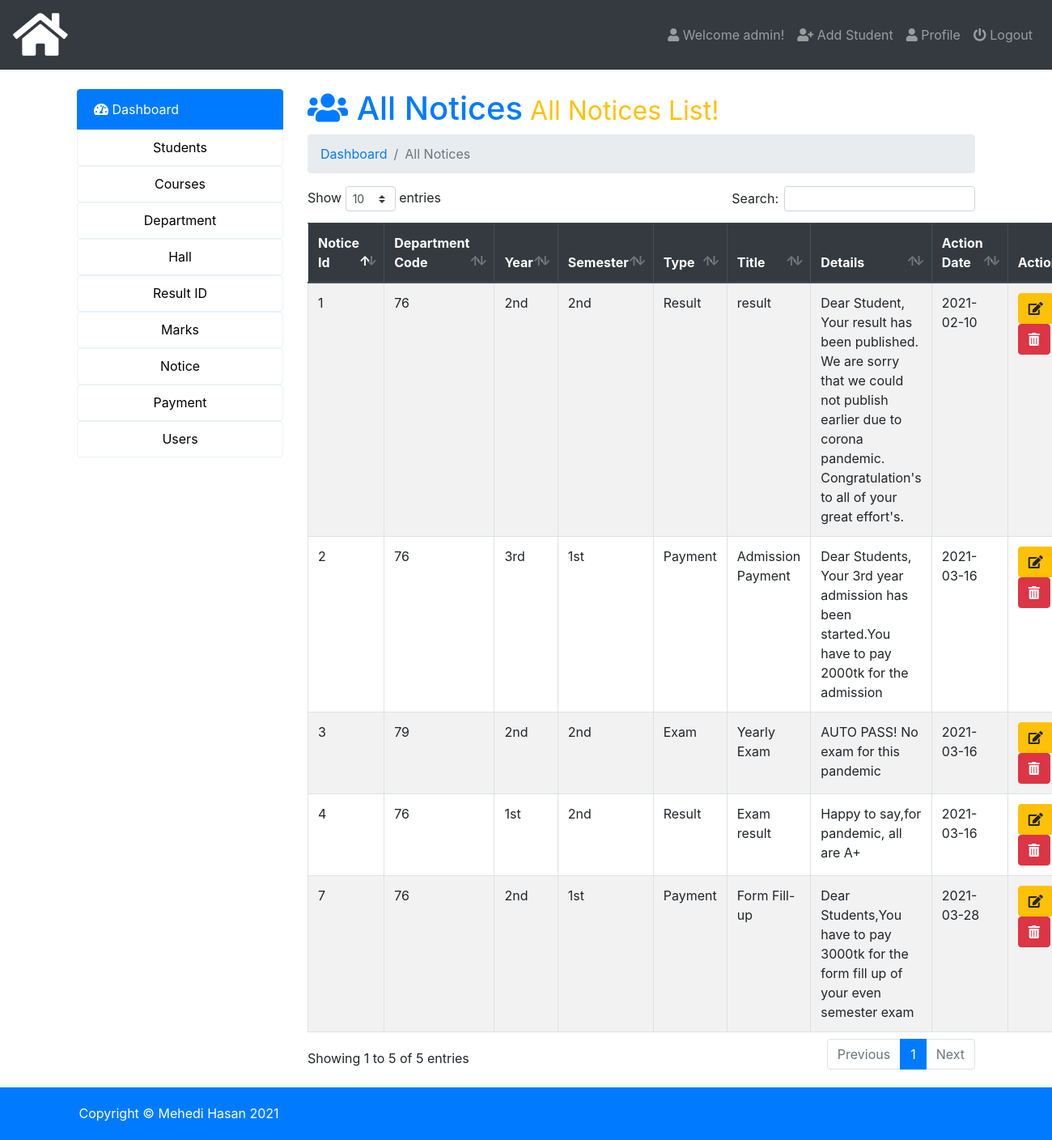
Page /admin/index.php?page=all-notice (signed in) on the committed database.
### tables this page shows
CREATE TABLE `users` (
  `id` int(5) NOT NULL,
  `name` varchar(50) NOT NULL,
  `email` varchar(50) NOT NULL,
  `username` varchar(50) NOT NULL,
  `password` varchar(100) NOT NULL,
  `photo` varchar(50) NOT NULL,
  `status` varchar(12) NOT NULL,
  `datetime` timestamp NOT NULL DEFAULT CURRENT_TIMESTAMP
);

CREATE TABLE `student_notice` (
  `student_notice_id` int(20) NOT NULL,
  `department_code` varchar(20) NOT NULL,
  `notice_year` enum('1st','2nd','3rd','4th') NOT NULL,
  `notice_semester` enum('1st','2nd') NOT NULL,
  `type_of_notice` enum('Exam','Payment','Result','Vacation','Other''s') NOT NULL,
  `title` varchar(500) NOT NULL,
  `details` longtext NOT NULL,
  `due_date` date NOT NULL COMMENT 'Date or final date the notice will get executed'
);

### admin/all-notice.php (the view, shortened to what this page needs)
<h1 class="text-primary"><i class="fas fa-users"></i>  All Notices<small class="text-warning"> All Notices List!</small></h1>
<nav aria-label="breadcrumb">
  <ol class="breadcrumb">
     <li class="breadcrumb-item" aria-current="page"><a href="index.php">Dashboard </a></li>
     <li class="breadcrumb-item active" aria-current="page">All Notices</li>
  </ol>
</nav>
<table class="table  table-striped table-hover table-bordered" id="data">
  <thead class="thead-dark">
    <tr>
      <th scope="col">Notice Id</th>
      <th scope="col">Department Code</th>
      <th scope="col">Year</th>
      <th scope="col">Semester</th>
      <th scope="col">Type</th>
      <th scope="col">Title</th>
      <th scope="col">Details</th>
      <th scope="col">Action Date</th>
      <th scope="col">Action</th>
    </tr>
  </thead>
  <tbody>
    <?php
      $query=mysqli_query($db_con,'SELECT * FROM `student_notice` ORDER BY `student_notice`.`student_notice_id` ASC;');
      $i=1;
      while ($result = mysqli_fetch_array($query)) { ?>
      <tr>
        <?php
        echo '<td>'.$result['student_notice_id'].'</td>
          <td>'.ucwords($result['department_code']).'</td>
          <td>'.$result['notice_year'].'</td>
          <td>'.$result['notice_semester'].'</td>
          <td>'.$result['type_of_notice'].'</td>
          <td>'.$result['title'].'</td>
          <td>'.$result['details'].'</td>
          <td>'.$result['due_date'].'</td>
          <td>
            <a class="btn btn-xs btn-warning" href="index.php?page=edit-notice&id='.base64_encode($result['student_notice_id']).'">
              <i class="fa fa-edit"></i></a>
             &nbsp; <a class="btn btn-xs btn-danger" onclick="javascript:confirmationDelete($(this));return false;" href="index.php?page=delete-notice&id='.base64_encode($result['student_notice_id']).'">
             <i class="fas fa-trash-alt"></i></a></td>';?>
      </tr>
     <?php $i++;} ?>
  </tbody>
</table>

### admin/index.php (shortened to what this page needs)
<?php require_once 'db_con.php';
?>
<!doctype html>
<html lang="en">
  <head>
    <link rel="stylesheet" href="../css/bootstrap.min.css">
    <link rel="stylesheet" href="../css/dataTables.bootstrap4.min.css">
    <link rel="stylesheet" href="../css/fontawesome.min.css">
    <link rel="stylesheet" href="../css/solid.min.css">
    <link rel="stylesheet" href="https://cdnjs.cloudflare.com/ajax/libs/animate.css/4.0.0/animate.min.css"/>
    <link rel="stylesheet" type="text/css" href="../css/style.css">
  </head>
  <body>
<nav class="navbar navbar-expand-lg navbar-dark bg-dark">
  <a class="navbar-brand" href="index.php"><i class="fas fa-home fa-3x"></i></a>
  <div class="navbar-collapse collapse justify-content-end" id="navbarSupportedContent">
    <?php $showuser = $_SESSION['user_login']; $haha = mysqli_query($db_con,"SELECT * FROM `users` WHERE `username`='$showuser';"); $showrow=mysqli_fetch_array($haha); ?>
    <ul class="nav navbar-nav ">
      <li class="nav-item"><a class="nav-link" href="index.php?page=user-profile"><i class="fa fa-user"></i> Welcome <?php echo $showrow['name']; ?>!</a></li>
      <li class="nav-item"><a class="nav-link" href="index.php?page=add-student"><i class="fa fa-user-plus"></i> Add Student</a></li>
      <li class="nav-item"><a class="nav-link" href="index.php?page=user-profile"><i class="fa fa-user"></i> Profile</a></li>
      <li class="nav-item"><a class="nav-link" href="logout.php"><i class="fa fa-power-off"></i> Logout</a></li>
    </ul>
  </div>
</nav>
<br>
    <div class="container">
        <div class="row">
          <div class="col-md-3">
            <div class="list-group">
              <a href="index.php?page=dashboard" class="list-group-item list-group-item-action active"><i class="fas fa-tachometer-alt"></i> Dashboard</a>
              <div class="dropdown">
                <button class="dropbtn">Students</button>
              </div>
              <div class="dropdown">
                <button class="dropbtn">Courses</button>
              </div>
              <div class="dropdown">
                <button class="dropbtn">Department</button>
              </div>
              <div class="dropdown">
                <button class="dropbtn">Hall</button>
              </div>
              <div class="dropdown">
                <button class="dropbtn">Result ID</button>
              </div>
              <div class="dropdown">
                <button class="dropbtn">Marks</button>
              </div>
              <div class="dropdown">
                <button class="dropbtn">Notice</button>
              </div>
              <div class="dropdown">
                <button class="dropbtn">Payment</button>
              </div>
              <div class="dropdown">
                <button class="dropbtn">Users</button>
              </div>
            </div>
          </div>
          <div class="col-md-9">
             <div class="content">
                 <?php
                   if (isset($_GET['page'])) {
                    $page = $_GET['page'].'.php';
                    }else{
                      $page = 'dashboard.php';
                    }
                    if (file_exists($page)) {
                      require_once $page;
                    }else{
                      require_once '404.php';
                    }
                  ?>
             </div>
        </div>
        </div>
    </div>
    <footer>
      <div class="container">
      <p>Copyright &copy; Mehedi Hasan <?php echo date('Y') ?></p>
      </div>
    </footer>
  </body>
</html>

### css/style.css (style rules this page uses)
footer { background: #007BFF; color: #fff; padding: 20px 0px 5px 5px; margin-top: 20px; }

### admin/index.php (style rules this page uses)
.dropbtn { width:100%; height: 45px; border-style: ridge; line-height: 35px; padding: 0 12px; display: inline-block; border-radius: 4px; cursor: pointer; transition: all .1s; box-sizing: border-box; text-align: center; background-color: #fff; border: 1px solid #e9f2f9; font-size: 16px; position: relative; }
.dropdown { position: relative; display: inline-block; }

### rows in the picture
users: name "admin"
student_notice: student_notice_id "1", department_code "76", notice_year "2nd", notice_semester "2nd", type_of_notice "Result", title "result", details "Dear Student, Your result has been published. We are sorry that we could not publish earlier due to corona pandemic. Congratulation's to all of your great effort's.", due_date "2021-02-10"
student_notice: student_notice_id "2", department_code "76", notice_year "3rd", notice_semester "1st", type_of_notice "Payment", title "Admission Payment", details "Dear Students, Your 3rd year admission has been started.You have to pay 2000tk for the admission", due_date "2021-03-16"
student_notice: student_notice_id "3", department_code "79", notice_year "2nd", notice_semester "2nd", type_of_notice "Exam", title "Yearly Exam", details "AUTO PASS! No exam for this pandemic", due_date "2021-03-16"
student_notice: student_notice_id "4", department_code "76", notice_year "1st", notice_semester "2nd", type_of_notice "Result", title "Exam result", details "Happy to say,for pandemic, all are A+", due_date "2021-03-16"
student_notice: student_notice_id "7", department_code "76", notice_year "2nd", notice_semester "1st", type_of_notice "Payment", title "Form Fill-up", details "Dear Students,You have to pay 3000tk for the form fill up of your even semester exam", due_date "2021-03-28"
